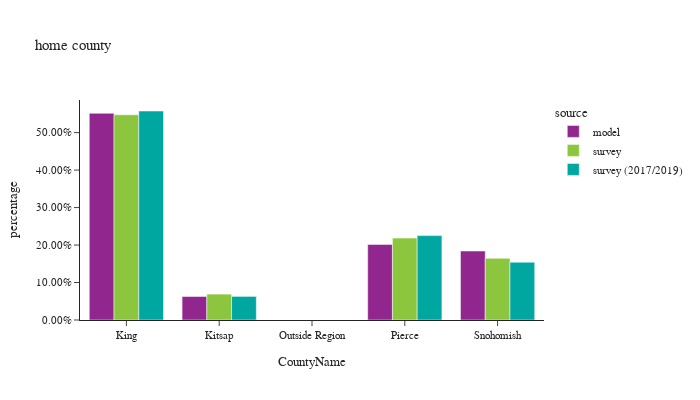

The notebook cell saved with this chart:
### Code cell
plot_hh_stat(df_hh, 'CountyName', 'home county')

### Figure 1 — Plotly figure (JSON) as saved in the notebook; plotly's stock layout.template omitted (floating-point values rounded to 4 significant figures)
{"data": [{"alignmentgroup": "True", "customdata": [[957460], [108901], [3], [350141], [319624]], "hovertemplate": "source=model<br>CountyName=%{x}<br>percentage=%{y}<br>sample count=%{customdata[0]}<extra></extra>", "legendgroup": "model", "marker": {"color": "#91268F", "pattern": {"shape": ""}}, "name": "model", "offsetgroup": "model", "orientation": "v", "showlegend": true, "textposition": "auto", "type": "bar", "x": ["King", "Kitsap", "Outside Region", "Pierce", "Snohomish"], "xaxis": "x", "y": [0.5515, 0.06273, 1.728e-06, 0.2017, 0.1841], "yaxis": "y"}, {"alignmentgroup": "True", "customdata": [[2590], [184], [426], [369]], "hovertemplate": "source=survey<br>CountyName=%{x}<br>percentage=%{y}<br>sample count=%{customdata[0]}<extra></extra>", "legendgroup": "survey", "marker": {"color": "#8CC63E", "pattern": {"shape": ""}}, "name": "survey", "offsetgroup": "survey", "orientation": "v", "showlegend": true, "textposition": "auto", "type": "bar", "x": ["King", "Kitsap", "Pierce", "Snohomish"], "xaxis": "x", "y": [0.5476, 0.06909, 0.2186, 0.1648], "yaxis": "y"}, {"alignmentgroup": "True", "customdata": [[5028], [200], [600], [362]], "hovertemplate": "source=survey (2017/2019)<br>CountyName=%{x}<br>percentage=%{y}<br>sample count=%{customdata[0]}<extra></extra>", "legendgroup": "survey (2017/2019)", "marker": {"color": "#00A7A0", "pattern": {"shape": ""}}, "name": "survey (2017/2019)", "offsetgroup": "survey (2017/2019)", "orientation": "v", "showlegend": true, "textposition": "auto", "type": "bar", "x": ["King", "Kitsap", "Pierce", "Snohomish"], "xaxis": "x", "y": [0.5577, 0.06298, 0.2252, 0.1542], "yaxis": "y"}], "layout": {"barmode": "group", "font": {"size": 11}, "height": 400, "legend": {"title": {"text": "source"}, "tracegroupgap": 0}, "title": {"text": "home county"}, "width": 700, "xaxis": {"anchor": "y", "domain": [0.0, 1.0], "title": {"text": "CountyName"}}, "yaxis": {"anchor": "x", "domain": [0.0, 1.0], "tickformat": ".2%", "title": {"text": "percentage"}}}}
